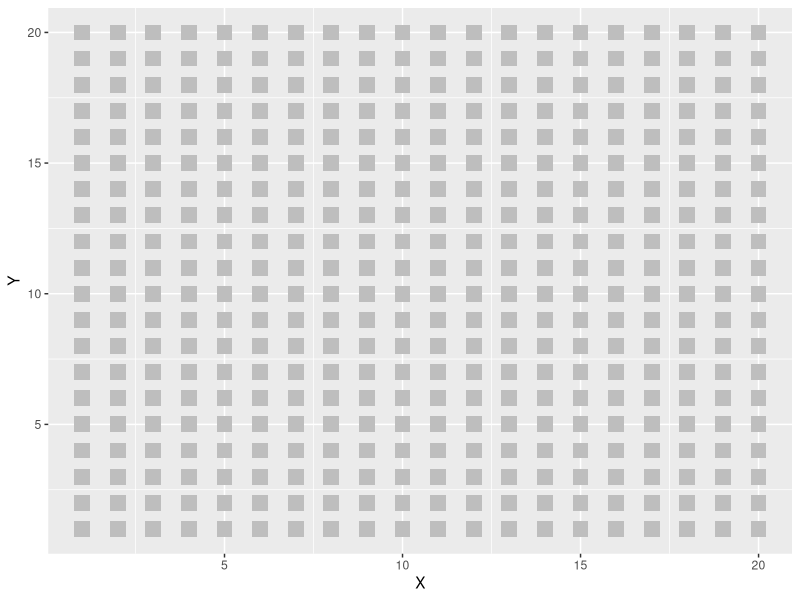
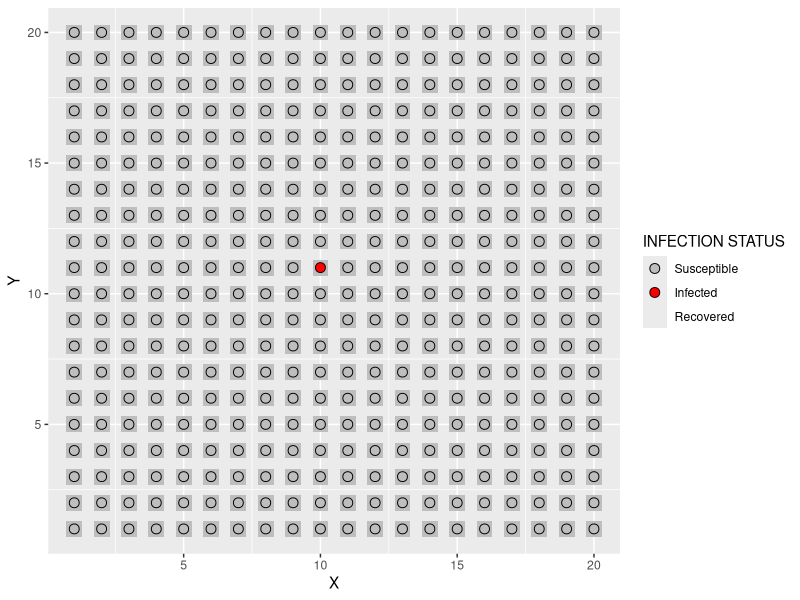
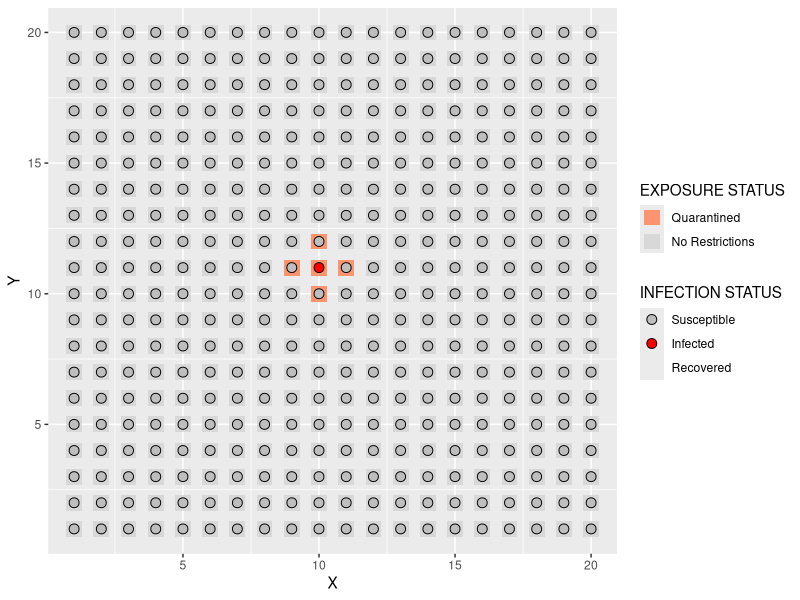
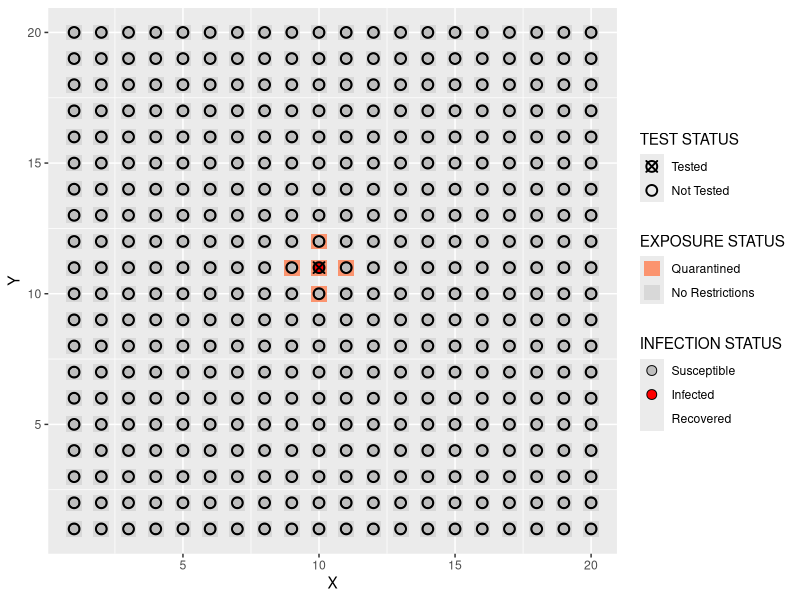
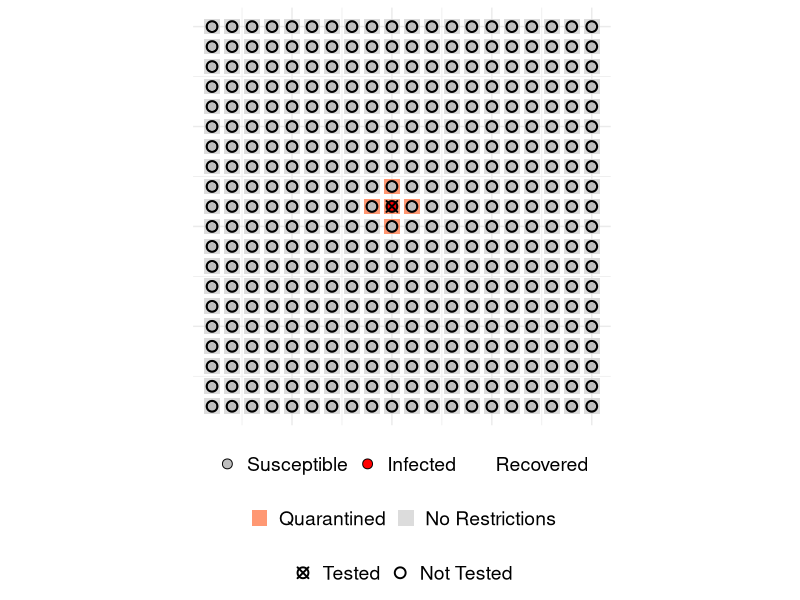

Generate these figures, in order, with R:
## ---- chunk 1
knitr::opts_chunk$set(echo = TRUE)
library(tidyverse)
library(knitr)
library(kableExtra)
## ---- chunk 2
# board parameters
I = 20; J = 20;

# initialise the board
init_data <- expand.grid(X = 1:I, Y = 1:J) %>% as.data.frame()

# plot the board
pnt_size = 3
ggplot(data = init_data) +
    geom_point(aes(x = X, y = Y), col = "gray", shape = 15, size = pnt_size + 2) 
## ---- chunk 3
infection_levels = c("S", "I", "R")
infection_labels = c("Susceptible", "Infected", "Recovered")
infection_description = c("Can catch the virus", "Has caught the virus", 
                          "No longer has the virus")
infection_table = data.frame("Label" = infection_labels, 
                             "Letter" = infection_levels, 
                             "Description" = infection_description)
kable(infection_table) %>%
  kable_styling(bootstrap_options = c("striped", "hover"))
## ---- chunk 4
# add a new susceptible state called shown to our data frame
infection_levels = c("S", "I", "R")
infection_labels = c("Susceptible", "Infected", "Recovered")
init_data$shown = rep("S", nrow(init_data))
init_data$shown[I*(J/2) + J/2] = "I"
init_data$shown <- factor(init_data$shown, levels = infection_levels)
## ---- chunk 5
# plot the new board which has susceptible states
ggplot(data = init_data) +
    geom_point(aes(x = X, y = Y), col = "gray", shape = 15, size = pnt_size + 2) +
  geom_point(aes(X, Y, fill = shown), shape = 21, size = pnt_size) +
      scale_fill_manual("INFECTION STATUS", labels = infection_labels,
                        values = c("S" = "gray", "I" = "red", "R" = "blue"), 
                        drop = FALSE) 
## ---- chunk 6
# add a new exposure status to our data frame called quarantine
quarantine_levels = c("Yes", "No")
quarantine_labels = c("Quarantined", "No Restrictions")
init_data$quarantined <- rep("No", I*J)
init_data$quarantined <- factor(init_data$quarantined, levels = quarantine_levels)
cell = I*(J/2) + J/2
nbrs = cell + c(0, -I, I, +1, -1)
init_data$quarantined[nbrs] = "Yes"
## ---- chunk 7
# plot the updated board with both susceptible and quarantine states
ggplot(data = init_data) +
    geom_point(aes(x = X, y = Y, col = quarantined), 
               shape = 15, size = pnt_size + 2, alpha = 0.8) +
      scale_color_manual("EXPOSURE STATUS", labels = quarantine_labels,
                         values = c("No" = "lightgray", "Yes" = "coral"),
                         drop = FALSE) +
  geom_point(aes(X, Y, fill = shown), shape = 21, size = pnt_size) +
      scale_fill_manual("INFECTION STATUS", labels = infection_labels,
                        values = c("S" = "gray", "I" = "red", "R" = "blue"), 
                        drop = FALSE) 
## ---- chunk 8
# add a tested column to our data frame
test_levels = c("tested", "unknown")
test_labels = c("Tested", "Not Tested")
init_data$tested <- rep("unknown", I*J)
init_data$tested <- factor(init_data$tested, levels =
                             test_levels)
init_data$tested[cell] = "tested"
## ---- chunk 9
# plot the updated board with both susceptible, quarantine and test states
board <- ggplot(data = init_data) +
    geom_point(aes(x = X, y = Y, col = quarantined), shape = 15, 
               size = pnt_size + 2, alpha = 0.8) +
      scale_color_manual("EXPOSURE STATUS", labels = quarantine_labels,
                         values = c("No" = "lightgray", "Yes" = "coral"),
                         drop = FALSE) +
  geom_point(aes(X, Y, fill = shown), shape = 21, size = pnt_size) +
      scale_fill_manual("INFECTION STATUS", labels = infection_labels,
                        values = c("S" = "gray", "I" = "red", "R" = "blue"), 
                        drop = FALSE) +
    geom_point(aes(X, Y, shape = tested), size = pnt_size, stroke = 1) +
      scale_shape_manual("TEST STATUS", labels = test_labels,
                         values = c("unknown" = 1, "tested" = 13),
                         drop = FALSE) 
board
## ---- chunk 10
board + 
  coord_fixed() +
      theme_minimal() +
      theme(
        axis.text = element_blank(), axis.title = element_blank(),
        legend.position = "bottom", legend.box = "vertical",
        legend.title = element_blank(), legend.text = element_text(size = 14)) +
      guides(fill = guide_legend(order=1),
              col = guide_legend(order=2),
              shape = guide_legend(order=3))
## ---- chunk 11
# add a hidden state that keeps track of infection status
start_num_infections = 4
init_data$hidden <- rep("S", I*J)
initial_infections <- sample(1:(I*J), start_num_infections)
init_data$hidden[initial_infections] <- "I"
init_data$hidden <- factor(init_data$hidden, levels = infection_levels)
## ---- chunk 12
# Infection time
init_data$infection_period <- rep(NA, I*J)
init_data$infection_period[initial_infections] <- 0
